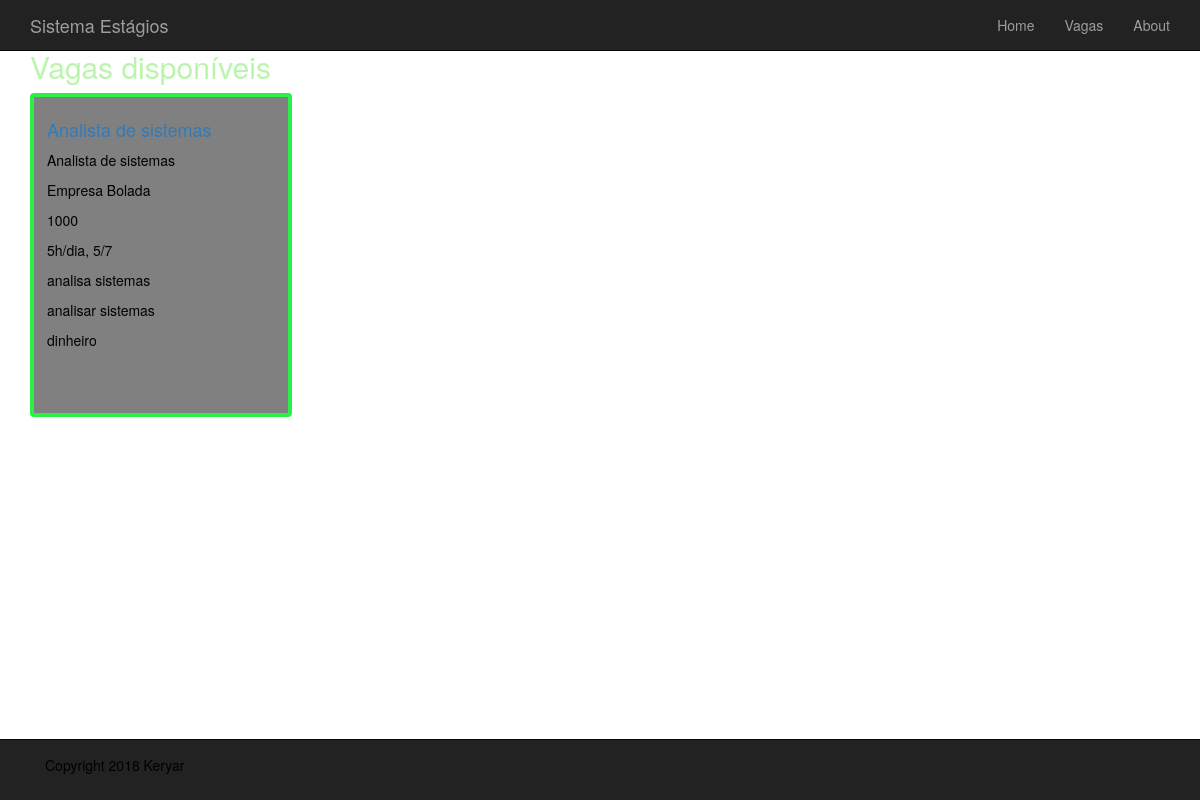
Before: /jobs/list_job_opportunity/ with the older database file.
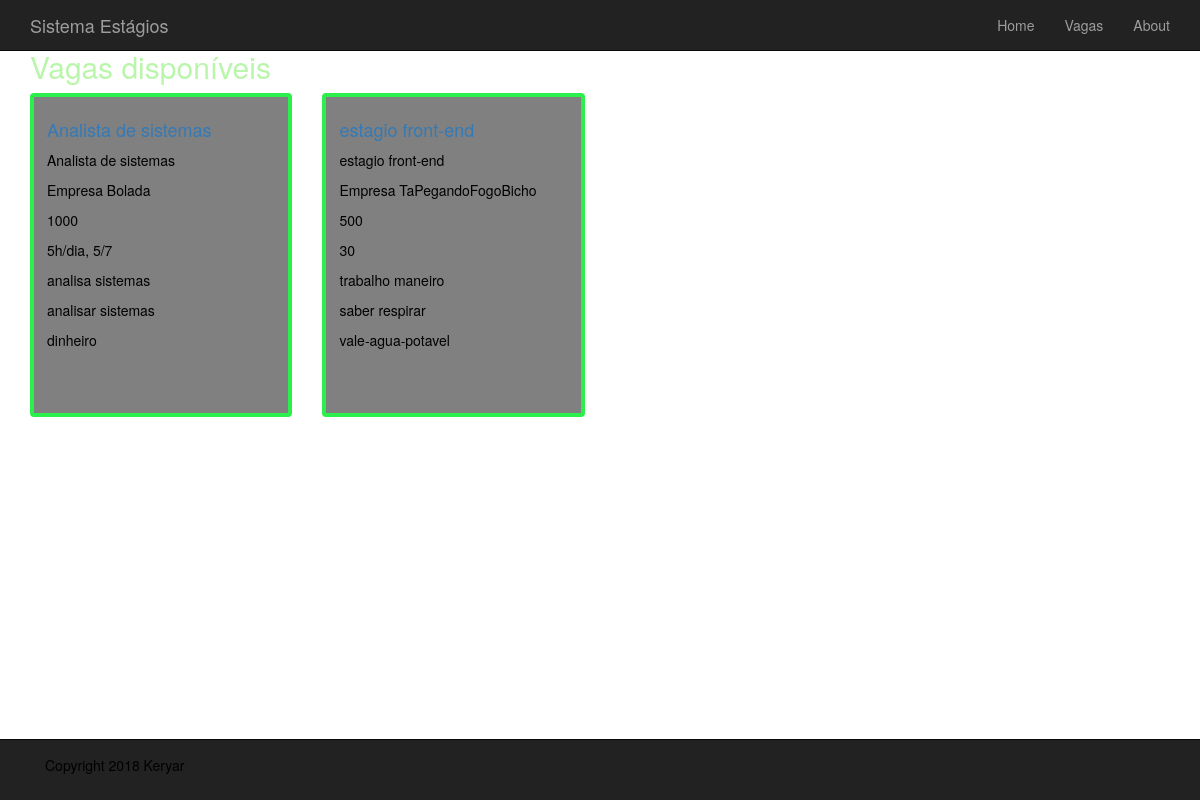
After: the same page with the newer database file.
### jobs/models.py (models this page shows, shortened)
class JobOpportunity (models.Model):
    name = models.CharField(max_length=200, db_index=True)
    enterprise = models.ForeignKey(Enterprise, related_name='owner')
    slug = models.SlugField(max_length=200, db_index=True, unique=True)
    salary = models.PositiveIntegerField(unique=True)
    weekly_workload = models.TextField(blank=True)
    description = models.TextField(blank=True)
    requirements = models.TextField(blank=True)
    benefits = models.TextField(blank=True)
    available = models.BooleanField(default=True)
    register_date = models.DateTimeField(auto_now_add=True)
    update_date = models.DateTimeField(auto_now=True)
    class Meta:
        ordering = ('name',)
        verbose_name = 'job_opportunity'
        verbose_name_plural = 'job_opportunities'
    def get_absolute_path(self):
        return reverse('jobs:display_job_opportunity', args=[self.id, self.slug])

### user_actions/models.py (models this page shows, shortened)
class Enterprise(models.Model):
    name = models.CharField(max_length=200, db_index=True)
    slug = models.SlugField(max_length=200, db_index=True, unique=True)
    pw = models.CharField(max_length=200)
    description = models.TextField(blank=True)
    validation_pending = models.BooleanField(default=True)
    registered = models.BooleanField(default=False)
    able = models.BooleanField(default=False)
    register_date = models.DateTimeField(auto_now_add=True)
    update_date = models.DateTimeField(auto_now=True)
    class Meta:
        ordering = ('name',)
        verbose_name = 'enterprise'
        verbose_name_plural = 'enterprises'

### jobs/views.py (the view)
def list_job_opportunity(request):
    job_opportunities = JobOpportunity.objects.filter(available=True)
    return render(request, 'jobs/list_job_opportunity.html', {
        'job_opportunities' : job_opportunities,
        })

### jobs/templates/jobs/list_job_opportunity.html (shortened to what this page needs)
{% extends 'base.html' %}
{% load static %}
{% block conteudo %}
    <div class="container">
        <div class="row">
            <div class="col-sm-12">
                <div class="row">
                    <div class="col-sm-9">
                        <h2>Vagas disponíveis</h2>
                        <div class="row">
                            {% for job_opportunity in job_opportunities %}
                                <div class="col-md-4 col-sm-6">
                                    <div class="thumbnail">
                                        <div class="caption">
                                             <h4><a href="{{ job_opportunity.get_absolute_path }}">{{ job_opportunity.name }}</a></h4>
                                            <p>{{ job_opportunity.name }}</p>
                                            <p>{{ job_opportunity.enterprise.name }}</p>
                                            <p>{{ job_opportunity.salary }}</p>
                                            <p>{{ job_opportunity.weekly_workload }}</p>
                                            <p>{{ job_opportunity.description }}</p>
                                            <p>{{ job_opportunity.requirements }}</p>
                                            <p>{{ job_opportunity.benefits }}</p>
                                            <br>
                                            <br>
                                        </div>
                                    </div>
                                </div>
                            {% endfor %}
                        </div>
                    </div>
                </div>
            </div>
        </div>
    </div>
{% endblock %}

Changed rows visible on the page:
added JobOpportunity: name "estagio front-end", enterprise.name "Empresa TaPegandoFogoBicho", salary "500", weekly_workload "30", description "trabalho maneiro", requirements "saber respirar", benefits "vale-agua-potavel"
